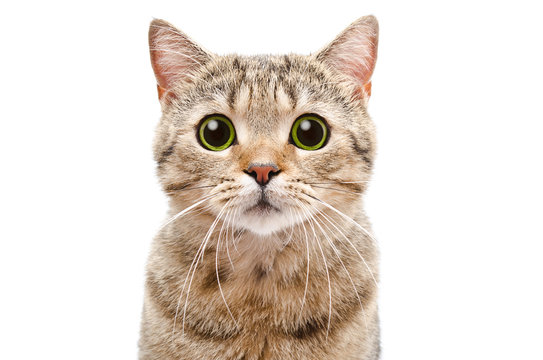
#> input picture Cat.jpg, 543 x 360 px
$ jupyter execute 7_Super_Resolution.ipynb
#> lines starting #> are read from the running program, lines starting #| are printed output that depends on the picture
# **Super Resolution**
Notebook no. : 7

**By: Ayush Adarsh**

# Topic 1: Super Resolution

## **1. Bicubic Interpolation**

### Intuition
Bicubic interpolation uses a weighted average of the 16 nearest pixel values to estimate the intensity of a new pixel. It provides smoother results compared to simpler methods like nearest-neighbor or bilinear interpolation.

### Mathematics
#### Intensity Calculation Formula

The intensity of the new pixel at $(x, y)$ is computed as:

$$
I(x, y) = \sum_{i=-1}^{2} \sum_{j=-1}^{2} w(x - i) \cdot w(y - j) \cdot I_{i,j}
$$

Where:

- $w(t)$ is the cubic interpolation weight function:

$$
w(t) =
\begin{cases}
1.5|t|^3 - 2.5|t|^2 + 1, & \text{if } 0 \leq |t| < 1 \\
-0.5|t|^3 + 2.5|t|^2 - 4|t| + 2, & \text{if } 1 \leq |t| < 2 \\
0, & \text{otherwise}
\end{cases}
$$

---

#### Explanation:
- $I_{i,j}$: This represents the intensity of the pixel at coordinates $(i, j)$ in the original image.
- $t$: This is the distance from the interpolation point to the pixel in the original image, calculated as $t = x - i$ or $t = y - j$.
- The range of $i$ and $j$ is from $-1$ to $2$ because cubic interpolation considers a 4x4 grid (spanning 4 pixels in each direction) to compute the intensity of the new pixel at $(x, y)$.

[cell 1]
import cv2
from PIL import Image
import numpy as np
import matplotlib.pyplot as plt

[cell 2]
def bicubic_interpolation(image, scale_factor):
    image = np.array(image)
    h, w = image.shape

    resized = cv2.resize(image, (w * scale_factor, h * scale_factor), interpolation=cv2.INTER_CUBIC)
    return Image.fromarray(resized)

[cell 3]
image = cv2.imread("Cat.jpg")  # Reads the image in BGR format
#> image is the input picture: shape (360, 543, 3); mean B, G, R 210.6, 219.2, 229
image_gray = cv2.cvtColor(image, cv2.COLOR_BGR2GRAY)
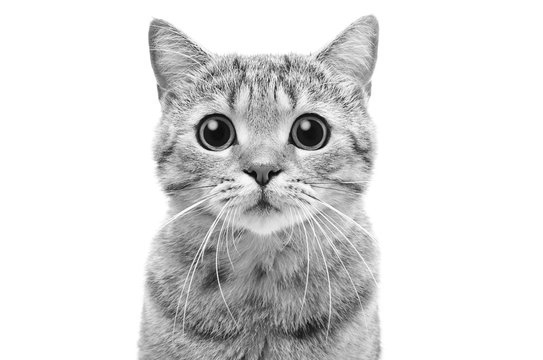
#> image_gray: shape (360, 543); min 0, max 255, mean 221.1
resized_image = cv2.resize(image_gray,(32, 32), interpolation=cv2.INTER_AREA)
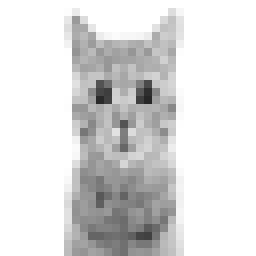
#> resized_image: shape (32, 32) (shown 8 times larger); min 39, max 255, mean 221.1

[cell 4]
upscaled_image = bicubic_interpolation(resized_image, scale_factor=5)
#> in bicubic_interpolation, `resized = cv2.resize(image, (w * scale_factor, h * scale_factor), inte..`:
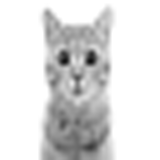
#> resized: shape (160, 160); min 13, max 255, mean 221

[cell 5]
fig, axes = plt.subplots(1, 2, figsize=(12, 6))

axes[0].imshow(resized_image, cmap="gray")
axes[0].set_title("Degraded Image")
axes[0].axis("off")

axes[1].imshow(upscaled_image, cmap="gray")
axes[1].set_title("Upscaled Image (Bicubic Interpolation)")
axes[1].axis("off")

plt.tight_layout()
plt.show()
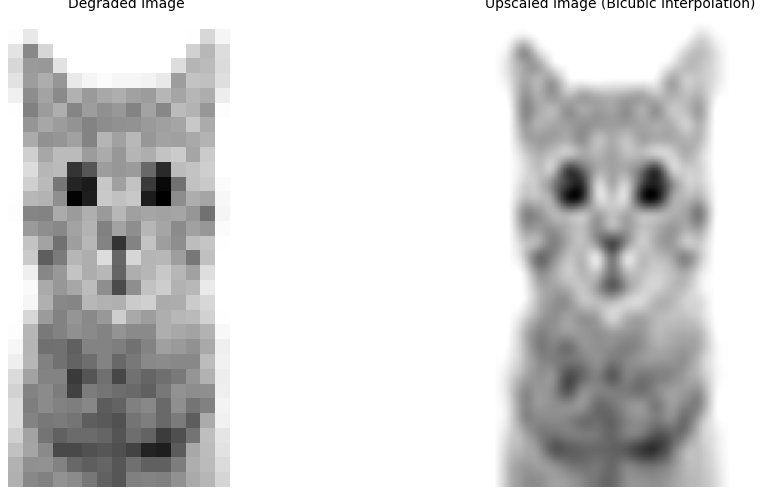
#> figure drawn by matplotlib, 2 panels
